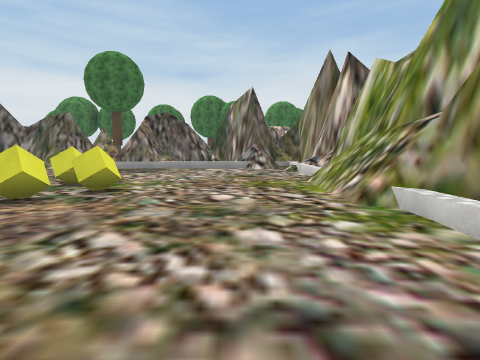
view 1 (above)

13 first-person views from a walk through a scene from a Unity 3-D project. The camera is 1.4 m above the floor, tilts 6° down and sees 80° across. The floor is counted in squares, 2 m on a side. Each view is taken from the middle of a square. On the plan, view 1 faces up. The plan holds only what a view shows up to about 10 squares ahead; the rest is blank. The place goes on beyond the plan. Some trees and plants on the terrain are drawn as simple stand-ins. The player is left out. Some surface patterns are stand-ins.

view 2
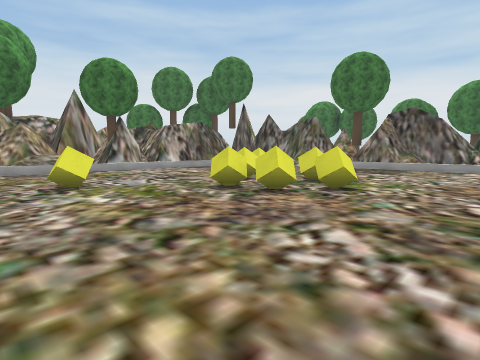

view 3
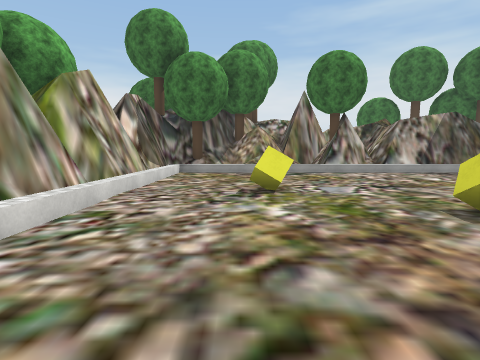

view 4
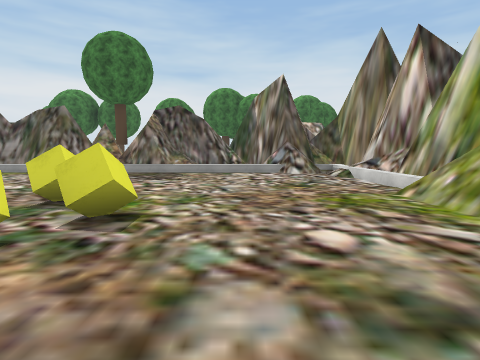

view 5
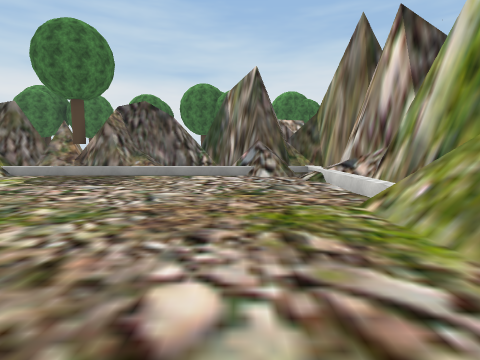

view 6
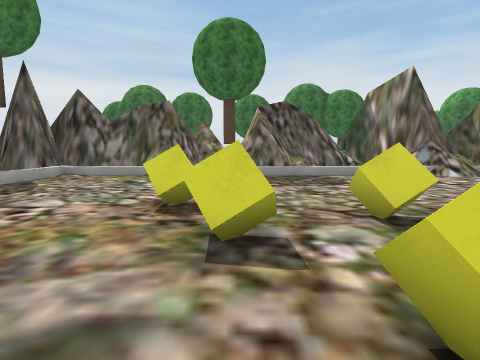

view 7
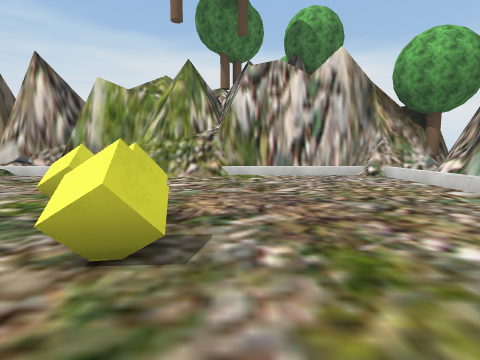

view 8
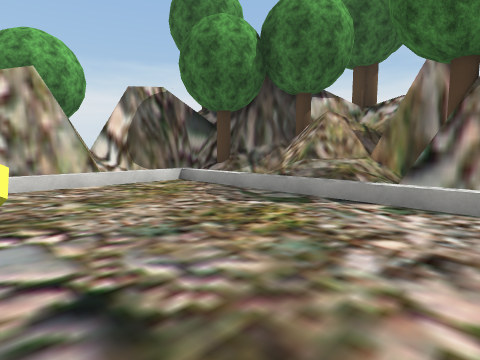

view 9
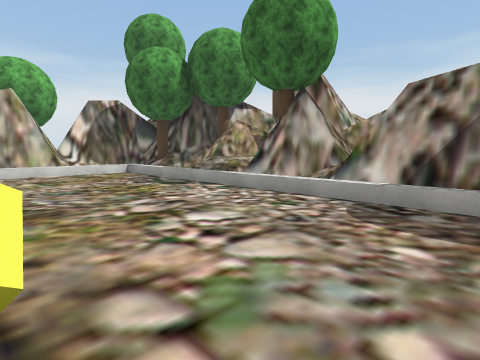

view 10
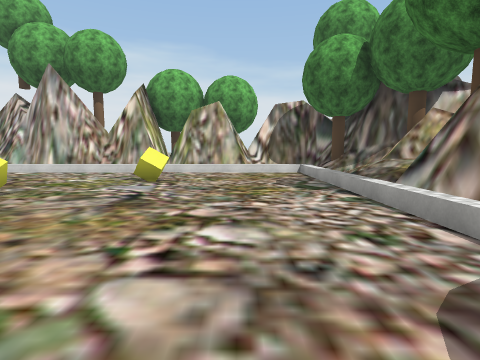

view 11
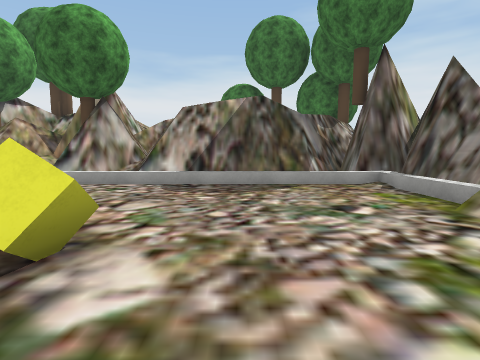

view 12
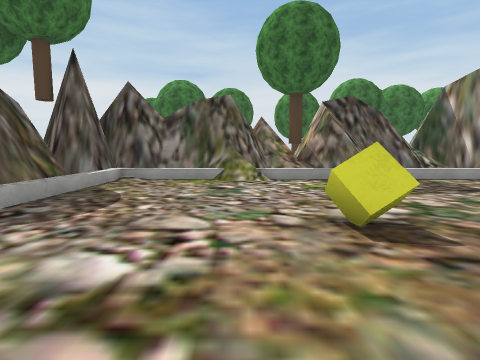

view 13
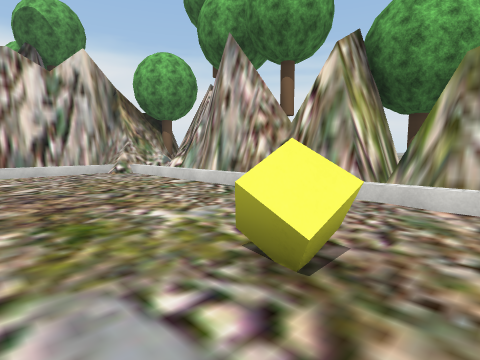

### Floor plan
Key: @ floor where view 1 was taken; # wall or solid block; . floor; / step, stairs or slope; = window, fence, low wall or low ledge; C yellow cube; T tree.
Columns run from 13 left of view 1 to 3 right of it. Each row starts with its distance up from view 1.
 14         #
 13       ########
 12   #####//#//.####
 11   #///////////=/#
 10   #/.........../#
  9   #/.........../#
  8   #/.........../#
  7   #/...C......./#
  6   #/......C....##
  5 =##/....C..C...##
  4 ##T/.....CC....##
  3 #///.........../#
  2 ##//...C......./#
  1  #//.........../#
  0  #T/.........@./#
 -1  ##////////////##
 -2   ###############

Where each view was taken, in squares from view 1:
view 1: 0 up, 0 right, facing up
view 2: 0 up, 0 right, facing up-left
view 3: 1 up, 1 left, facing left
view 4: 2 up, 1 left, facing up
view 5: 3 up, 0 right, facing up
view 6: 3 up, 5 left, facing up
view 7: 3 up, 6 left, facing right
view 8: 5 up, 6 left, facing down-left
view 9: 8 up, 6 left, facing down-left
view 10: 8 up, 8 left, facing down
view 11: 8 up, 4 left, facing left
view 12: 4 up, 7 left, facing up
view 13: 3 up, 7 left, facing down-right
